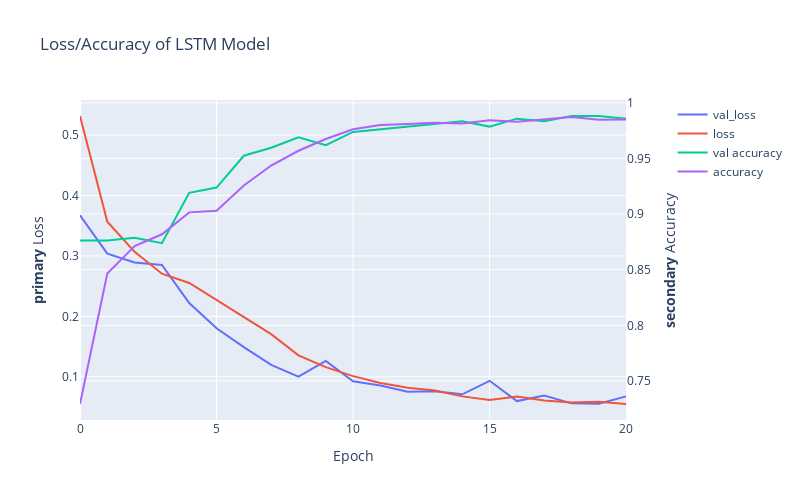

Write notebook code for a chart like this one.
### Markdown cell above
Model Learning Curve C - Loss & Accuracy Metrics of Model's Training Process Over Multiple Epochs

### Code cell
import plotly.graph_objects as go
from plotly.subplots import make_subplots

fig = make_subplots(specs=[[{"secondary_y": True}]])

fig.add_trace(
    go.Scatter( y=model.history.history['val_loss'], name="val_loss"),
    secondary_y=False,
)
fig.add_trace(
    go.Scatter( y=model.history.history['loss'], name="loss"),
    secondary_y=False,
)
fig.add_trace(
    go.Scatter( y=model.history.history['val_accuracy'], name="val accuracy"),
    secondary_y=True,
)
fig.add_trace(
    go.Scatter( y=model.history.history['accuracy'], name="accuracy"),
    secondary_y=True,
)

fig.update_layout(
    title_text="Loss/Accuracy of LSTM Model"
)

fig.update_xaxes(title_text="Epoch")

fig.update_yaxes(title_text="<b>primary</b> Loss", secondary_y=False)
fig.update_yaxes(title_text="<b>secondary</b> Accuracy", secondary_y=True)

fig.update_layout(
    autosize=False,
    width=800, 
    height=500, 
    )

fig.show()
fig.write_image(f'{file_path}/model_history.png')

### Figure 1 — Plotly figure (JSON) as saved in the notebook; plotly's stock layout.template omitted (floating-point values rounded to 4 significant figures)
{"data": [{"name": "val_loss", "type": "scatter", "xaxis": "x", "y": [0.3672, 0.3037, 0.289, 0.285, 0.2221, 0.1802, 0.1492, 0.1197, 0.1002, 0.1263, 0.09277, 0.08551, 0.07549, 0.07614, 0.07108, 0.0934, 0.05987, 0.06911, 0.05606, 0.0555, 0.06759], "yaxis": "y"}, {"name": "loss", "type": "scatter", "xaxis": "x", "y": [0.5314, 0.3567, 0.3067, 0.2706, 0.2552, 0.2271, 0.1999, 0.1705, 0.1355, 0.116, 0.1011, 0.08972, 0.08201, 0.07719, 0.06764, 0.06168, 0.06747, 0.06087, 0.05765, 0.05888, 0.05502], "yaxis": "y"}, {"name": "val accuracy", "type": "scatter", "xaxis": "x", "y": [0.8762, 0.8762, 0.8786, 0.8738, 0.919, 0.9238, 0.9524, 0.9595, 0.969, 0.9619, 0.9738, 0.9762, 0.9786, 0.981, 0.9833, 0.9786, 0.9857, 0.9833, 0.9881, 0.9881, 0.9857], "yaxis": "y2"}, {"name": "accuracy", "type": "scatter", "xaxis": "x", "y": [0.7293, 0.8465, 0.8713, 0.8818, 0.9015, 0.9029, 0.9256, 0.9436, 0.9569, 0.9674, 0.9762, 0.98, 0.981, 0.982, 0.9813, 0.9844, 0.983, 0.9851, 0.9871, 0.9847, 0.9851], "yaxis": "y2"}], "layout": {"autosize": false, "height": 500, "title": {"text": "Loss/Accuracy of LSTM Model"}, "width": 800, "xaxis": {"anchor": "y", "domain": [0, 0.94], "title": {"text": "Epoch"}}, "yaxis": {"anchor": "x", "domain": [0, 1], "title": {"text": "<b>primary</b> Loss"}}, "yaxis2": {"anchor": "x", "overlaying": "y", "side": "right", "title": {"text": "<b>secondary</b> Accuracy"}}}}
